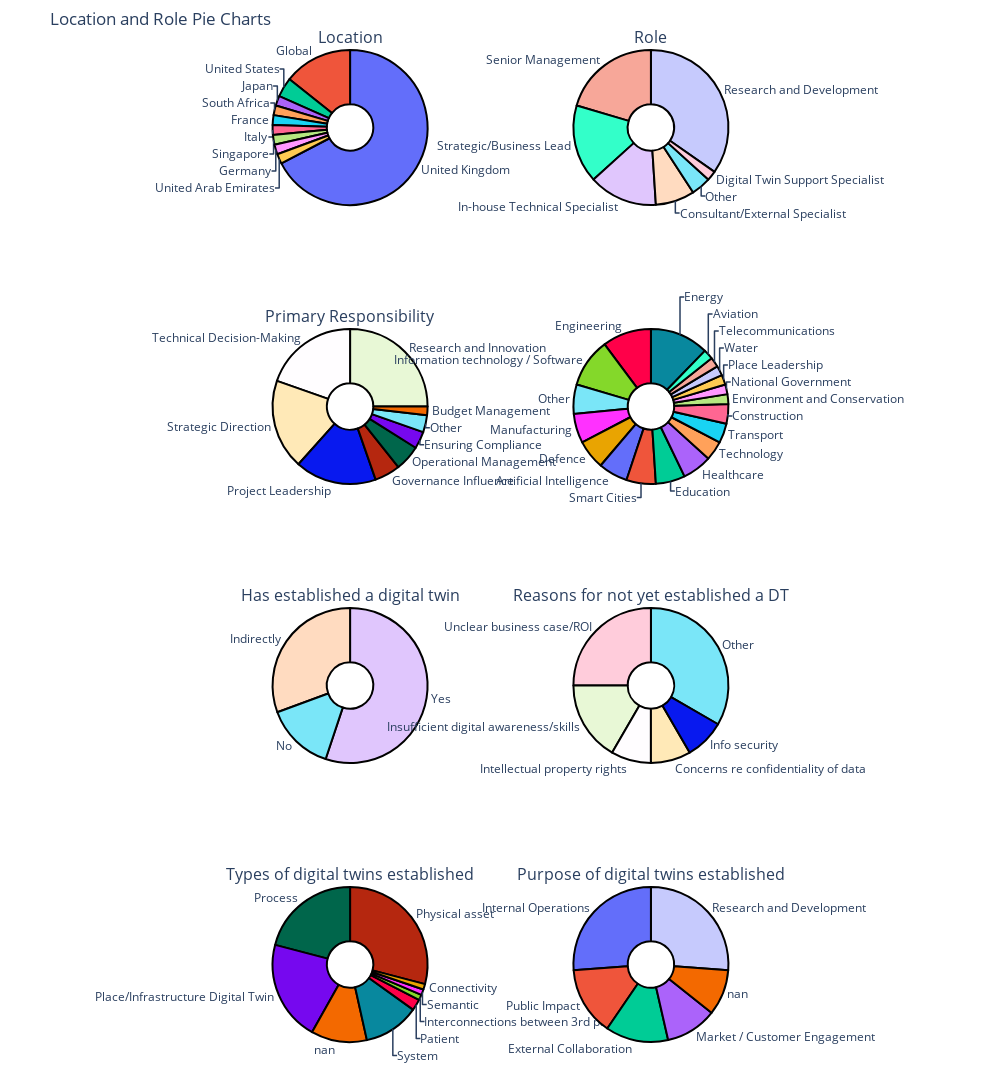

Notebook cell for this chart:
### Markdown cell above
### Community Composition

### Code cell
# Generate the individual figures
pie_location = plot_pie_chart(df, 'location')
pie_role = plot_pie_chart(df, 'role')
pie_sector = plot_pie_chart(df, 'sector')
responsibility_columns = [col for col in df.columns if col.startswith('primary_responsibilities')]
responsibility_melted = melt_multiple_select(df, responsibility_columns, 'primary_responsibilities',)
pie_responsibility = plot_pie_chart(responsibility_melted, 'primary_responsibilities')
pie_established = plot_pie_chart(df, 'established_dt')

select_all_cols = ['type_dt','purpose_dt','assurance_mechanism','assured_properties','support_for_assurance_other']


established_reason_columns = [col for col in df.columns if col.startswith('no_dt_reason')]
established_reason_melted = melt_multiple_select(df, established_reason_columns, 'no_dt_reason',)
pie_established_reason= plot_pie_chart(established_reason_melted, 'no_dt_reason')

type_exploded = df.explode('type_dt_combined').reset_index(drop=True)
pie_type = plot_pie_chart(type_exploded, 'type_dt_combined')

purpose_exploded = df.explode('purpose_dt_combined').reset_index(drop=True)
pie_purpose = plot_pie_chart(purpose_exploded, 'purpose_dt_combined')



# Create a subplot figure with 1 row and 2 columns
# Create a grid of 4 rows and 2 columns for the plots with domain type subplots for pie charts
fig = make_subplots(rows=4, cols=2, specs=[[{'type': 'domain'}, {'type': 'domain'}],
                                           [{'type': 'domain'},{'type': 'domain'}],
                                           [{'type': 'domain'},{'type': 'domain'}],
                                           [{'type': 'domain'},{'type': 'domain'}]],
                   subplot_titles=("Location", "Role", "Primary Responsibility", "", "Has established a digital twin", 
                                   "Reasons for not yet established a DT", "Types of digital twins established", 
                                   "Purpose of digital twins established"))

# Add traces from the individual figures to the subplot
fig.add_trace(pie_location['data'][0], row=1, col=1)
fig.add_trace(pie_role['data'][0], row=1, col=2)
fig.add_trace(pie_responsibility['data'][0], row=2, col=1)
fig.add_trace(pie_sector['data'][0], row=2, col=2)
fig.add_trace(pie_established['data'][0], row=3, col=1)
fig.add_trace(pie_established_reason['data'][0], row=3, col=2)
fig.add_trace(pie_type['data'][0], row=4, col=1)
fig.add_trace(pie_purpose['data'][0], row=4, col=2)

# Update layout
fig.update_layout(title_text="Location and Role Pie Charts", height=1200, width=1000, margin=dict(t=50, l=200, r=200, b=50))
# Show the combined figure
fig.show()

### Figure 1 — Plotly figure (JSON) as saved in the notebook; plotly's stock layout.template omitted (floating-point values rounded to 4 significant figures)
{"data": [{"domain": {"x": [0, 0.45], "y": [0.8438, 1]}, "hole": 0.3, "hovertemplate": "location=%{label}<br>count=%{value}<extra></extra>", "labels": ["United Kingdom", "Global", "United States", "Japan", "South Africa", "France", "Italy", "Singapore", "Germany", "United Arab Emirates"], "legendgroup": "", "marker": {"line": {"color": "#000000", "width": 2}}, "name": "", "pull": [0, 0, 0, 0, 0, 0, 0, 0, 0, 0], "showlegend": false, "textfont": {"size": 12}, "textinfo": "label", "textposition": "outside", "type": "pie", "values": [33, 7, 2, 1, 1, 1, 1, 1, 1, 1]}, {"domain": {"x": [0.55, 1], "y": [0.8438, 1]}, "hole": 0.3, "hovertemplate": "role=%{label}<br>count=%{value}<extra></extra>", "labels": ["Research and Development", "Senior Management", "Strategic/Business Lead", "In-house Technical Specialist", "Consultant/External Specialist", "Other", "Digital Twin Support Specialist"], "legendgroup": "", "marker": {"line": {"color": "#000000", "width": 2}}, "name": "", "pull": [0, 0, 0, 0, 0, 0, 0], "showlegend": false, "textfont": {"size": 12}, "textinfo": "label", "textposition": "outside", "type": "pie", "values": [17, 10, 8, 7, 4, 2, 1]}, {"domain": {"x": [0, 0.45], "y": [0.5625, 0.7188]}, "hole": 0.3, "hovertemplate": "primary_responsibilities=%{label}<br>count=%{value}<extra></extra>", "labels": ["Research and Innovation", "Technical Decision-Making", "Strategic Direction", "Project Leadership", "Governance Influence", "Operational Management", "Ensuring Compliance", "Other", "Budget Management"], "legendgroup": "", "marker": {"line": {"color": "#000000", "width": 2}}, "name": "", "pull": [0, 0, 0, 0, 0, 0, 0, 0, 0], "showlegend": false, "textfont": {"size": 12}, "textinfo": "label", "textposition": "outside", "type": "pie", "values": [28, 22, 21, 19, 6, 6, 4, 4, 2]}, {"domain": {"x": [0.55, 1], "y": [0.5625, 0.7188]}, "hole": 0.3, "hovertemplate": "sector=%{label}<br>count=%{value}<extra></extra>", "labels": ["Energy", "Engineering", "Information technology / Software", "Other", "Manufacturing", "Defence", "Artificial Intelligence", "Smart Cities", "Education", "Healthcare", "Technology", "Transport", "Construction", "Environment and Conservation", "National Government", "Place Leadership", "Water", "Telecommunications", "Aviation"], "legendgroup": "", "marker": {"line": {"color": "#000000", "width": 2}}, "name": "", "pull": [0, 0, 0, 0, 0, 0, 0, 0, 0, 0, 0, 0, 0, 0, 0, 0, 0, 0, 0], "showlegend": false, "textfont": {"size": 12}, "textinfo": "label", "textposition": "outside", "type": "pie", "values": [6, 5, 5, 3, 3, 3, 3, 3, 3, 3, 2, 2, 2, 1, 1, 1, 1, 1, 1]}, {"domain": {"x": [0, 0.45], "y": [0.2812, 0.4375]}, "hole": 0.3, "hovertemplate": "established_dt=%{label}<br>count=%{value}<extra></extra>", "labels": ["Yes", "Indirectly", "No"], "legendgroup": "", "marker": {"line": {"color": "#000000", "width": 2}}, "name": "", "pull": [0, 0, 0], "showlegend": false, "textfont": {"size": 12}, "textinfo": "label", "textposition": "outside", "type": "pie", "values": [27, 15, 7]}, {"domain": {"x": [0.55, 1], "y": [0.2812, 0.4375]}, "hole": 0.3, "hovertemplate": "no_dt_reason=%{label}<br>count=%{value}<extra></extra>", "labels": ["Other", "Unclear business case/ROI", "Insufficient digital awareness/skills", "Intellectual property rights", "Concerns re confidentiality of data", "Info security"], "legendgroup": "", "marker": {"line": {"color": "#000000", "width": 2}}, "name": "", "pull": [0, 0, 0, 0, 0, 0], "showlegend": false, "textfont": {"size": 12}, "textinfo": "label", "textposition": "outside", "type": "pie", "values": [4, 3, 2, 1, 1, 1]}, {"domain": {"x": [0, 0.45], "y": [0, 0.1562]}, "hole": 0.3, "hovertemplate": "type_dt_combined=%{label}<br>count=%{value}<extra></extra>", "labels": ["Physical asset", "Process", "Place/Infrastructure Digital Twin", "nan", "System", "Patient", "Interconnections between 3rd party digital twins.", "Semantic", "Connectivity"], "legendgroup": "", "marker": {"line": {"color": "#000000", "width": 2}}, "name": "", "pull": [0, 0, 0, 0, 0, 0, 0, 0, 0], "showlegend": false, "textfont": {"size": 12}, "textinfo": "label", "textposition": "outside", "type": "pie", "values": [25, 18, 18, 10, 10, 2, 1, 1, 1]}, {"domain": {"x": [0.55, 1], "y": [0, 0.1562]}, "hole": 0.3, "hovertemplate": "purpose_dt_combined=%{label}<br>count=%{value}<extra></extra>", "labels": ["Research and Development", "Internal Operations", "Public Impact", "External Collaboration", "Market / Customer Engagement", "nan"], "legendgroup": "", "marker": {"line": {"color": "#000000", "width": 2}}, "name": "", "pull": [0, 0, 0, 0, 0, 0], "showlegend": false, "textfont": {"size": 12}, "textinfo": "label", "textposition": "outside", "type": "pie", "values": [22, 22, 12, 11, 9, 8]}], "layout": {"annotations": [{"font": {"size": 16}, "showarrow": false, "text": "Location", "x": 0.225, "xanchor": "center", "xref": "paper", "y": 1, "yanchor": "bottom", "yref": "paper"}, {"font": {"size": 16}, "showarrow": false, "text": "Role", "x": 0.775, "xanchor": "center", "xref": "paper", "y": 1, "yanchor": "bottom", "yref": "paper"}, {"font": {"size": 16}, "showarrow": false, "text": "Primary Responsibility", "x": 0.225, "xanchor": "center", "xref": "paper", "y": 0.7188, "yanchor": "bottom", "yref": "paper"}, {"font": {"size": 16}, "showarrow": false, "text": "Has established a digital twin", "x": 0.225, "xanchor": "center", "xref": "paper", "y": 0.4375, "yanchor": "bottom", "yref": "paper"}, {"font": {"size": 16}, "showarrow": false, "text": "Reasons for not yet established a DT", "x": 0.775, "xanchor": "center", "xref": "paper", "y": 0.4375, "yanchor": "bottom", "yref": "paper"}, {"font": {"size": 16}, "showarrow": false, "text": "Types of digital twins established", "x": 0.225, "xanchor": "center", "xref": "paper", "y": 0.1562, "yanchor": "bottom", "yref": "paper"}, {"font": {"size": 16}, "showarrow": false, "text": "Purpose of digital twins established", "x": 0.775, "xanchor": "center", "xref": "paper", "y": 0.1562, "yanchor": "bottom", "yref": "paper"}], "height": 1200, "margin": {"b": 50, "l": 200, "r": 200, "t": 50}, "title": {"text": "Location and Role Pie Charts"}, "width": 1000}}
